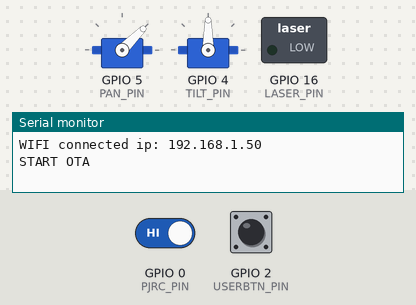
Recording of a sketch running on a simulated ESP8266 (NodeMCU). Shown: 2 × servo, switched loads named in the sketch (green lamp = pin HIGH), the last lines printed to the serial monitor. The inputs (shaded band) are chosen by the test bench; at power-on: GPIO 0 (PJRC_PIN) HIGH, GPIO 2 (USERBTN_PIN) LOW. WiFi joins after 1.5 s; servers stay silent unless stated.

Above: at 2.7 s.
2.8 s: GPIO 0 (PJRC_PIN) driven LOW
At 6.12 s:
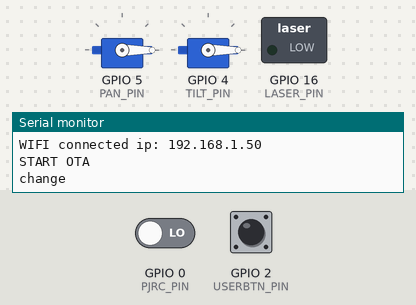
8.6 s: GPIO 2 (USERBTN_PIN) pulled HIGH for 3 s
At 8.84 s:
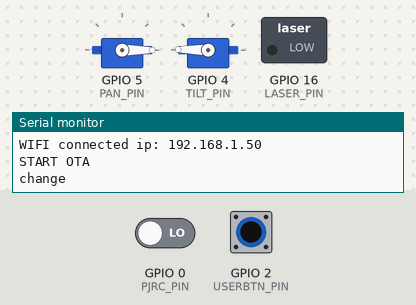
At 11.42 s:
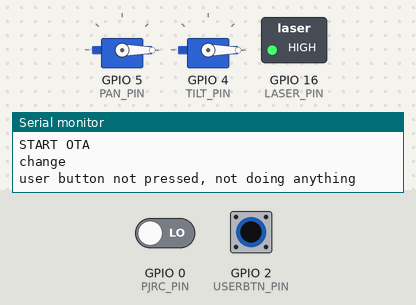
Timing chart, 0 to 38.6 s (numbered marks = the images above; inputs shaded):
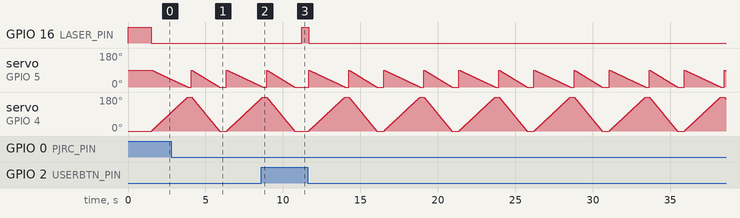

Measured:
- after the input at 8.6 s, GPIO 16 (LASER_PIN): LOW → HIGH after 2.6 s, → LOW 0.45 s later

The sketch:

lasercats.ino
```cpp
#include <Servo.h>
#include <ESP8266WiFi.h>
#include <ESP8266mDNS.h>
#include <WiFiUdp.h>
#include <ArduinoOTA.h>

#define PAN_PIN     5
#define TILT_PIN    4
#define LASER_PIN   16
#define PJRC_PIN    0
#define USERBTN_PIN 2

const char* ssid = "YOUR_SSID";
const char* password = "YOUR_PASSWORD";

Servo pan, tilt;
static void playwithme();

struct config_t
{
    uint8_t pan_max = 180;
    uint8_t pan_min = 0;
    uint8_t tilt_max = 180;
    uint8_t tilt_min = 0;
    uint8_t speed_slow = 2;
    uint8_t speed_med = 10;
    uint8_t speed_fast = 20;
    const char *ssid = "robonet24";
    const char *psk = "aaaaaaaa";
} config;

void setup() {
    Serial.begin(115200);
    Serial.println("\n\n");
    // put your setup code here, to run once:
    attachInterrupt(PJRC_PIN, motion, CHANGE);

    Serial.print("setup, connect to wifi: ");
    Serial.print(config.ssid);
    Serial.print(" password: ");
    Serial.println(config.psk);

    pinMode(LASER_PIN, OUTPUT);
    pinMode(USERBTN_PIN, INPUT);
    digitalWrite(LASER_PIN, HIGH);

    WiFi.mode(WIFI_STA);
    WiFi.begin(config.ssid, config.psk);
    while (WiFi.waitForConnectResult() != WL_CONNECTED)
    {
        Serial.println("Connection Failed! Rebooting...");
        delay(5000);
        ESP.restart();
    }
    Serial.print("WIFI connected ip: ");
    Serial.println(WiFi.localIP());

    ArduinoOTA.setHostname("lasercat1");
    ArduinoOTA.onStart([]() {
        Serial.println("Start");
    });

    ArduinoOTA.onEnd([]() {
        Serial.println("\nEnd");
    });

    ArduinoOTA.onProgress([](unsigned int progress, unsigned int total) {
        Serial.printf("Progress: %u%%\r", (progress / (total / 100)));
    });

    ArduinoOTA.onError([](ota_error_t error) {
        Serial.printf("Error[%u]: ", error);
        if (error == OTA_AUTH_ERROR) Serial.println("Auth Failed");
        else if (error == OTA_BEGIN_ERROR) Serial.println("Begin Failed");
        else if (error == OTA_CONNECT_ERROR) Serial.println("Connect Failed");
        else if (error == OTA_RECEIVE_ERROR) Serial.println("Receive Failed");
        else if (error == OTA_END_ERROR) Serial.println("End Failed");
    });

    Serial.println("START OTA");
    ArduinoOTA.begin();
}

void loop()
{
    if (digitalRead(2))
    {
        Serial.println("user button not pressed, not doing anything");
        if (pan.attached())
            pan.detach();

        if (tilt.attached())
            tilt.detach();

        digitalWrite(LASER_PIN, HIGH);
        ArduinoOTA.handle();
        goto loopend;
    }

    if (!tilt.attached())
        tilt.attach(PAN_PIN);

    if (!pan.attached())
        pan.attach(TILT_PIN);

    playwithme();

    ArduinoOTA.handle();

loopend:
    delay(450);
}

void playwithme()
{
    digitalWrite(LASER_PIN, LOW);
    for (int i=0; i<180; i++)
    {
        pan.write(i);
        tilt.write((180-i)/2);
        delay(13);
    }

    delay(250);

    digitalWrite(LASER_PIN, LOW);
    for (int i=180; i>=0; i--)
    {
        pan.write(i);
        tilt.write(i/2);
        delay(10);
    }
}

void motion()
{
    Serial.println("change");
}
```
